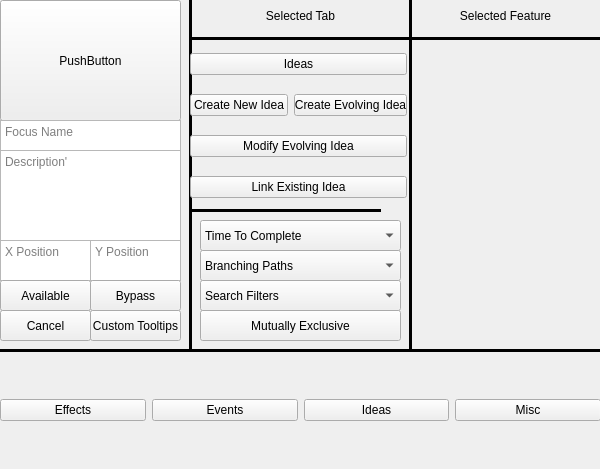
<?xml version="1.0" encoding="UTF-8"?>
<ui version="4.0">
 <class>Form</class>
 <widget class="QWidget" name="Form">
  <property name="geometry">
   <rect>
    <x>0</x>
    <y>0</y>
    <width>600</width>
    <height>469</height>
   </rect>
  </property>
  <property name="windowTitle">
   <string>Form</string>
  </property>
  <widget class="QPushButton" name="pushButton">
   <property name="geometry">
    <rect>
     <x>0</x>
     <y>0</y>
     <width>181</width>
     <height>121</height>
    </rect>
   </property>
   <property name="text">
    <string>PushButton</string>
   </property>
  </widget>
  <widget class="QTextEdit" name="textEdit">
   <property name="geometry">
    <rect>
     <x>0</x>
     <y>120</y>
     <width>181</width>
     <height>31</height>
    </rect>
   </property>
   <property name="layoutDirection">
    <enum>Qt::LeftToRight</enum>
   </property>
   <property name="placeholderText">
    <string>Focus Name</string>
   </property>
  </widget>
  <widget class="QTextEdit" name="textEdit_2">
   <property name="geometry">
    <rect>
     <x>0</x>
     <y>150</y>
     <width>181</width>
     <height>91</height>
    </rect>
   </property>
   <property name="layoutDirection">
    <enum>Qt::LeftToRight</enum>
   </property>
   <property name="placeholderText">
    <string>Description'</string>
   </property>
  </widget>
  <widget class="QTextEdit" name="textEdit_3">
   <property name="geometry">
    <rect>
     <x>0</x>
     <y>240</y>
     <width>91</width>
     <height>41</height>
    </rect>
   </property>
   <property name="layoutDirection">
    <enum>Qt::LeftToRight</enum>
   </property>
   <property name="html">
    <string>&lt;!DOCTYPE HTML PUBLIC &quot;-//W3C//DTD HTML 4.0//EN&quot; &quot;http://www.w3.org/TR/REC-html40/strict.dtd&quot;&gt;
&lt;html&gt;&lt;head&gt;&lt;meta name=&quot;qrichtext&quot; content=&quot;1&quot; /&gt;&lt;meta charset=&quot;utf-8&quot; /&gt;&lt;style type=&quot;text/css&quot;&gt;
p, li { white-space: pre-wrap; }
hr { height: 1px; border-width: 0; }
li.unchecked::marker { content: &quot;\2610&quot;; }
li.checked::marker { content: &quot;\2612&quot;; }
&lt;/style&gt;&lt;/head&gt;&lt;body style=&quot; font-family:'Segoe UI'; font-size:9pt; font-weight:400; font-style:normal;&quot;&gt;
&lt;p style=&quot;-qt-paragraph-type:empty; margin-top:0px; margin-bottom:0px; margin-left:0px; margin-right:0px; -qt-block-indent:0; text-indent:0px;&quot;&gt;&lt;br /&gt;&lt;/p&gt;&lt;/body&gt;&lt;/html&gt;</string>
   </property>
   <property name="placeholderText">
    <string>X Position</string>
   </property>
  </widget>
  <widget class="QTextEdit" name="textEdit_4">
   <property name="geometry">
    <rect>
     <x>90</x>
     <y>240</y>
     <width>91</width>
     <height>41</height>
    </rect>
   </property>
   <property name="layoutDirection">
    <enum>Qt::LeftToRight</enum>
   </property>
   <property name="html">
    <string>&lt;!DOCTYPE HTML PUBLIC &quot;-//W3C//DTD HTML 4.0//EN&quot; &quot;http://www.w3.org/TR/REC-html40/strict.dtd&quot;&gt;
&lt;html&gt;&lt;head&gt;&lt;meta name=&quot;qrichtext&quot; content=&quot;1&quot; /&gt;&lt;meta charset=&quot;utf-8&quot; /&gt;&lt;style type=&quot;text/css&quot;&gt;
p, li { white-space: pre-wrap; }
hr { height: 1px; border-width: 0; }
li.unchecked::marker { content: &quot;\2610&quot;; }
li.checked::marker { content: &quot;\2612&quot;; }
&lt;/style&gt;&lt;/head&gt;&lt;body style=&quot; font-family:'Segoe UI'; font-size:9pt; font-weight:400; font-style:normal;&quot;&gt;
&lt;p style=&quot;-qt-paragraph-type:empty; margin-top:0px; margin-bottom:0px; margin-left:0px; margin-right:0px; -qt-block-indent:0; text-indent:0px;&quot;&gt;&lt;br /&gt;&lt;/p&gt;&lt;/body&gt;&lt;/html&gt;</string>
   </property>
   <property name="placeholderText">
    <string>Y Position</string>
   </property>
  </widget>
  <widget class="QPushButton" name="pushButton_2">
   <property name="geometry">
    <rect>
     <x>0</x>
     <y>280</y>
     <width>91</width>
     <height>31</height>
    </rect>
   </property>
   <property name="text">
    <string>Available</string>
   </property>
  </widget>
  <widget class="QPushButton" name="pushButton_3">
   <property name="geometry">
    <rect>
     <x>90</x>
     <y>280</y>
     <width>91</width>
     <height>31</height>
    </rect>
   </property>
   <property name="text">
    <string>Bypass</string>
   </property>
  </widget>
  <widget class="QPushButton" name="pushButton_4">
   <property name="geometry">
    <rect>
     <x>0</x>
     <y>310</y>
     <width>91</width>
     <height>31</height>
    </rect>
   </property>
   <property name="text">
    <string>Cancel</string>
   </property>
  </widget>
  <widget class="QPushButton" name="pushButton_5">
   <property name="geometry">
    <rect>
     <x>90</x>
     <y>310</y>
     <width>91</width>
     <height>31</height>
    </rect>
   </property>
   <property name="text">
    <string>Custom Tooltips</string>
   </property>
  </widget>
  <widget class="Line" name="line">
   <property name="geometry">
    <rect>
     <x>-220</x>
     <y>340</y>
     <width>1041</width>
     <height>20</height>
    </rect>
   </property>
   <property name="frameShadow">
    <enum>QFrame::Plain</enum>
   </property>
   <property name="lineWidth">
    <number>3</number>
   </property>
   <property name="orientation">
    <enum>Qt::Horizontal</enum>
   </property>
  </widget>
  <widget class="Line" name="line_2">
   <property name="geometry">
    <rect>
     <x>180</x>
     <y>-90</y>
     <width>20</width>
     <height>441</height>
    </rect>
   </property>
   <property name="frameShadow">
    <enum>QFrame::Plain</enum>
   </property>
   <property name="lineWidth">
    <number>3</number>
   </property>
   <property name="orientation">
    <enum>Qt::Vertical</enum>
   </property>
  </widget>
  <widget class="Line" name="line_3">
   <property name="geometry">
    <rect>
     <x>400</x>
     <y>-90</y>
     <width>20</width>
     <height>441</height>
    </rect>
   </property>
   <property name="frameShadow">
    <enum>QFrame::Plain</enum>
   </property>
   <property name="lineWidth">
    <number>3</number>
   </property>
   <property name="orientation">
    <enum>Qt::Vertical</enum>
   </property>
  </widget>
  <widget class="Line" name="line_4">
   <property name="geometry">
    <rect>
     <x>190</x>
     <y>30</y>
     <width>561</width>
     <height>16</height>
    </rect>
   </property>
   <property name="frameShadow">
    <enum>QFrame::Plain</enum>
   </property>
   <property name="lineWidth">
    <number>3</number>
   </property>
   <property name="orientation">
    <enum>Qt::Horizontal</enum>
   </property>
  </widget>
  <widget class="QPushButton" name="pushButton_9">
   <property name="geometry">
    <rect>
     <x>200</x>
     <y>310</y>
     <width>201</width>
     <height>31</height>
    </rect>
   </property>
   <property name="text">
    <string>Mutually Exclusive</string>
   </property>
  </widget>
  <widget class="QComboBox" name="comboBox">
   <property name="geometry">
    <rect>
     <x>200</x>
     <y>220</y>
     <width>201</width>
     <height>31</height>
    </rect>
   </property>
   <item>
    <property name="text">
     <string>Time To Complete</string>
    </property>
   </item>
   <item>
    <property name="text">
     <string>1 Day</string>
    </property>
   </item>
   <item>
    <property name="text">
     <string>3 Days</string>
    </property>
   </item>
   <item>
    <property name="text">
     <string>7 Days</string>
    </property>
   </item>
   <item>
    <property name="text">
     <string>14 Days</string>
    </property>
   </item>
   <item>
    <property name="text">
     <string>21 Days</string>
    </property>
   </item>
   <item>
    <property name="text">
     <string>28 Days</string>
    </property>
   </item>
   <item>
    <property name="text">
     <string>35 Days</string>
    </property>
   </item>
   <item>
    <property name="text">
     <string>70 Days</string>
    </property>
   </item>
  </widget>
  <widget class="QComboBox" name="comboBox_2">
   <property name="geometry">
    <rect>
     <x>200</x>
     <y>250</y>
     <width>201</width>
     <height>31</height>
    </rect>
   </property>
   <item>
    <property name="text">
     <string>Branching Paths</string>
    </property>
   </item>
   <item>
    <property name="text">
     <string>Yes</string>
    </property>
   </item>
   <item>
    <property name="text">
     <string>No</string>
    </property>
   </item>
  </widget>
  <widget class="QComboBox" name="comboBox_3">
   <property name="geometry">
    <rect>
     <x>200</x>
     <y>280</y>
     <width>201</width>
     <height>31</height>
    </rect>
   </property>
   <item>
    <property name="text">
     <string>Search Filters</string>
    </property>
   </item>
  </widget>
  <widget class="Line" name="line_5">
   <property name="geometry">
    <rect>
     <x>190</x>
     <y>200</y>
     <width>191</width>
     <height>20</height>
    </rect>
   </property>
   <property name="frameShadow">
    <enum>QFrame::Plain</enum>
   </property>
   <property name="lineWidth">
    <number>3</number>
   </property>
   <property name="orientation">
    <enum>Qt::Horizontal</enum>
   </property>
  </widget>
  <widget class="QWidget" name="gridLayoutWidget">
   <property name="geometry">
    <rect>
     <x>190</x>
     <y>40</y>
     <width>217</width>
     <height>171</height>
    </rect>
   </property>
   <layout class="QGridLayout" name="gridLayout">
    <item row="1" column="0">
     <widget class="QPushButton" name="pushButton_7">
      <property name="text">
       <string>Create New Idea</string>
      </property>
     </widget>
    </item>
    <item row="1" column="1">
     <widget class="QPushButton" name="pushButton_8">
      <property name="text">
       <string>Create Evolving Idea</string>
      </property>
     </widget>
    </item>
    <item row="3" column="0" colspan="2">
     <widget class="QPushButton" name="pushButton_11">
      <property name="text">
       <string>Link Existing Idea</string>
      </property>
     </widget>
    </item>
    <item row="0" column="0" colspan="2">
     <widget class="QPushButton" name="pushButton_6">
      <property name="text">
       <string>Ideas</string>
      </property>
     </widget>
    </item>
    <item row="2" column="0" colspan="2">
     <widget class="QPushButton" name="pushButton_10">
      <property name="text">
       <string>Modify Evolving Idea</string>
      </property>
     </widget>
    </item>
   </layout>
  </widget>
  <widget class="QWidget" name="verticalLayoutWidget">
   <property name="geometry">
    <rect>
     <x>410</x>
     <y>40</y>
     <width>191</width>
     <height>301</height>
    </rect>
   </property>
   <layout class="QVBoxLayout" name="verticalLayout"/>
  </widget>
  <widget class="QLabel" name="label">
   <property name="geometry">
    <rect>
     <x>200</x>
     <y>0</y>
     <width>201</width>
     <height>31</height>
    </rect>
   </property>
   <property name="text">
    <string>Selected Tab</string>
   </property>
   <property name="alignment">
    <set>Qt::AlignCenter</set>
   </property>
  </widget>
  <widget class="QLabel" name="label_2">
   <property name="geometry">
    <rect>
     <x>410</x>
     <y>0</y>
     <width>191</width>
     <height>31</height>
    </rect>
   </property>
   <property name="text">
    <string>Selected Feature</string>
   </property>
   <property name="alignment">
    <set>Qt::AlignCenter</set>
   </property>
  </widget>
  <widget class="QWidget" name="horizontalLayoutWidget">
   <property name="geometry">
    <rect>
     <x>0</x>
     <y>350</y>
     <width>601</width>
     <height>121</height>
    </rect>
   </property>
   <layout class="QHBoxLayout" name="horizontalLayout">
    <item>
     <widget class="QPushButton" name="pushButton_13">
      <property name="contextMenuPolicy">
       <enum>Qt::DefaultContextMenu</enum>
      </property>
      <property name="autoFillBackground">
       <bool>false</bool>
      </property>
      <property name="text">
       <string>Effects</string>
      </property>
     </widget>
    </item>
    <item>
     <widget class="QPushButton" name="pushButton_14">
      <property name="text">
       <string>Events</string>
      </property>
     </widget>
    </item>
    <item>
     <widget class="QPushButton" name="pushButton_12">
      <property name="text">
       <string>Ideas</string>
      </property>
     </widget>
    </item>
    <item>
     <widget class="QPushButton" name="pushButton_15">
      <property name="text">
       <string>Misc</string>
      </property>
     </widget>
    </item>
   </layout>
  </widget>
 </widget>
 <resources/>
 <connections/>
</ui>
